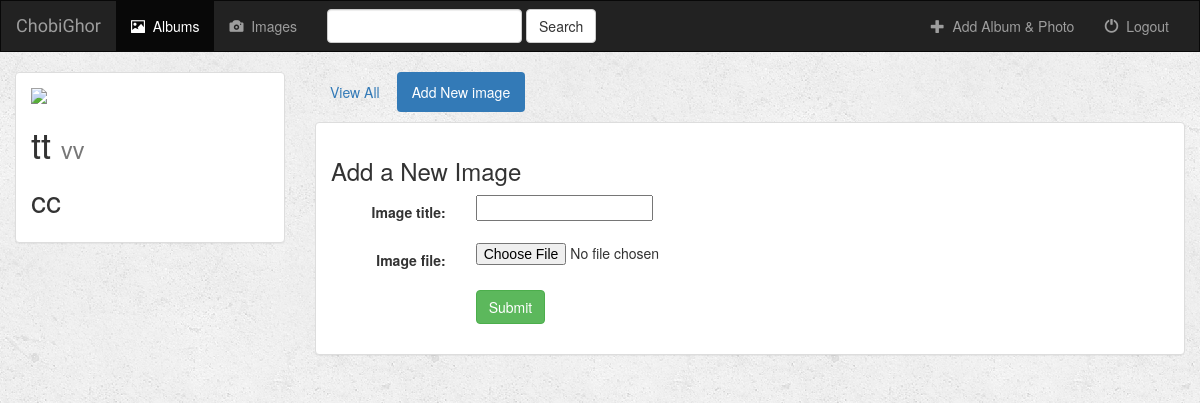
The page /1/create_image/ on the database its author committed.
### photo/models.py (models this page shows)
class Album(models.Model):
    user = models.ForeignKey(User, null=True, on_delete=models.CASCADE)
    artist = models.CharField(max_length=250)
    album_title = models.CharField(max_length=500)
    genre = models.CharField(max_length=100)
    album_logo = models.FileField()
    is_favorite = models.BooleanField(default=False)
    def __str__(self):
        return self.album_title + ' - ' + self.artist

### photo/views.py (the view, shortened to what this page needs)
# urls.py: url(r'^(?P<album_id>[0-9]+)/create_image/$', views.create_image, name='create_image'),
def create_image(request, album_id):
    form = ImageForm(request.POST or None, request.FILES or None)
    album = get_object_or_404(Album, pk=album_id)
    context = {
        'album': album,
        'form': form,
    }
    return render(request, 'photo/create_image.html', context)

### photo/forms.py
class ImageForm(forms.ModelForm):
    class Meta:
        model = Image
        fields = ['image_title', 'image_file']

### photo/templates/photo/create_image.html (shortened to what this page needs)
{% extends 'photo/base.html' %}
{% block albums_active %}active{% endblock %}
{% block body %}
<div class="container-fluid">
    <div class="row">
        <div class="col-sm-4 col-md-3">
            <div class="panel panel-default">
                <div class="panel-body">
                        <a href="{% url 'photo:detail' album.id %}">
                            {% if album.album_logo %}
                                <img src="{{ album.album_logo.url }}" class="img-responsive">
                            {% else %}
                                <h3>No image to display</h3>
                            {% endif %}
                        </a>
                    <h1>{{ album.album_title }} <small>{{ album.genre }}</small></h1>
                    <h2>{{ album.artist }}</h2>
                </div>
            </div>
        </div>
        <div class="col-sm-8 col-md-9">
            <ul class="nav nav-pills" style="margin-bottom: 10px;">
                <li role="presentation"><a href="{% url 'photo:detail' album.id %}">View All</a></li>
                <li role="presentation" class="active"><a href="{% url 'photo:create_image' album.id %}">Add New image</a></li>
            </ul>
            <div class="panel panel-default">
                <div class="panel-body">
                    <h3>Add a New Image</h3>
                    <form class="form-horizontal" role="form" action="" method="post" enctype="multipart/form-data">
                        {% include 'photo/form_template.html' %}
                        <div class="form-group">
                            <div class="col-sm-offset-2 col-sm-10">
                                <button type="submit" class="btn btn-success">Submit</button>
                            </div>
                        </div>
                    </form>
                </div>
            </div>
        </div>
    </div>
</div>
{% endblock %}>

### photo/static/photo/style.css (style rules this page uses)
body { background: white url("images/background.png"); }

### rows shown on the page
Album: album_title "tt", genre "vv", artist "cc"

### other values the page prints
{{ field.label_tag }} "Image title:" "Image file:"
